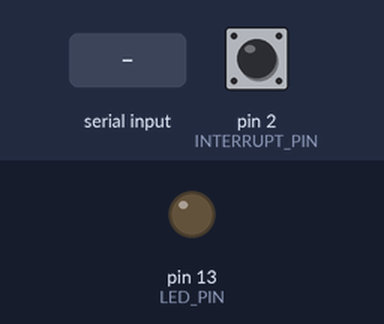
Simulated run of this sketch. Board: Arduino Uno, built with avr-gcc and run on an emulated ATmega328P. Shown: output pins drawn as LEDs (lit = HIGH). Inputs (shaded band) come from the test bench; at power-on: pin 2 (INTERRUPT_PIN) LOW. The sensor or clock chip raises its interrupt line as the real part does; what the sketch prints to the serial monitor is not drawn.

Above: at 0.9 s.
1.0 s: "1\n" received over Serial
At 2.7 s:
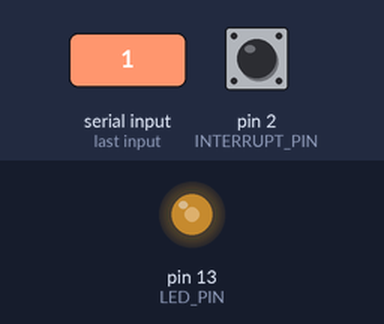
3.0 s: pin 2 (INTERRUPT_PIN) pulled HIGH for 0.15 s
At 4.2 s:
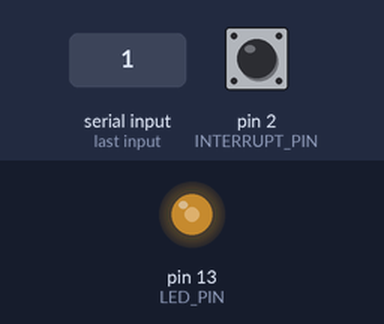
4.6 s: pin 2 (INTERRUPT_PIN) pulled HIGH for 1 s
At 5.6 s:
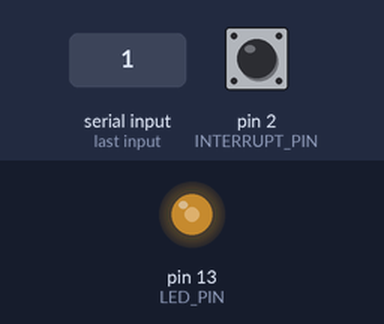
Timing chart, 0 to 7.6 s (numbered marks = the images above; inputs shaded):
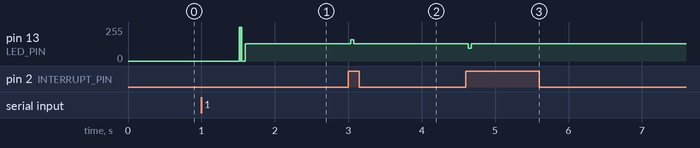

The sketch:

GyroKod.ino
```cpp
#include "I2Cdev.h"

#include "MPU6050_6Axis_MotionApps20.h"
//#include "MPU6050.h" //

// Arduino Wire library is required if I2Cdev I2CDEV_ARDUINO_WIRE implementation
// is used in I2Cdev.h
#if I2CDEV_IMPLEMENTATION == I2CDEV_ARDUINO_WIRE
    #include "Wire.h"
#endif

// class default I2C address is 0x68

//Object declaration for mpu-6050
MPU6050 mpu;


/*
   NOTE: In addition to connection 5v, GND, SDA, and SCL, this sketch
   depends on the MPU-6050's INT pin being connected to the Arduino's
   external interrupt #2 digital pin */


// uncomment "OUTPUT_TEAPOT" if you want output that matches the
// format used for the Processing
#define OUTPUT_TEAPOT


#define INTERRUPT_PIN 2  // use pin 2 on Arduino Uno
#define LED_PIN 13
bool blinkState = false;

// MPU control/status vars
bool dmpReady = false;  // set true if DMP init was successful
uint8_t mpuIntStatus;   // holds actual interrupt status byte from MPU
uint8_t devStatus;      // return status after each device operation (0 = success, !0 = error)
uint16_t packetSize;    // expected DMP packet size (default is 42 bytes)
uint16_t fifoCount;     // count of all bytes currently in FIFO
uint8_t fifoBuffer[64]; // FIFO storage buffer

// orientation/motion vars
Quaternion q;           // [w, x, y, z]         quaternion container
VectorInt16 aa;         // [x, y, z]            accel sensor measurements
VectorInt16 aaReal;     // [x, y, z]            gravity-free accel sensor measurements
VectorInt16 aaWorld;    // [x, y, z]            world-frame accel sensor measurements
VectorFloat gravity;    // [x, y, z]            gravity vector
float euler[3];         // [psi, theta, phi]    Euler angle container
float ypr[3];           // [yaw, pitch, roll]   yaw/pitch/roll container and gravity vector

// packet structure for InvenSense teapot demo
uint8_t teapotPacket[14] = { '$', 0x02, 0,0, 0,0, 0,0, 0,0, 0x00, 0x00, '\r', '\n' };


// INTERRUPT DETECTION ROUTINE
volatile bool mpuInterrupt = false;     // indicates whether MPU interrupt pin has gone high
void dmpDataReady() {
    mpuInterrupt = true;
}


void setup() {
    // join to I2C bus
    #if I2CDEV_IMPLEMENTATION == I2CDEV_ARDUINO_WIRE
        Wire.begin();
        Wire.setClock(400000); // 400kHz I2C clock.
    #elif I2CDEV_IMPLEMENTATION == I2CDEV_BUILTIN_FASTWIRE
        Fastwire::setup(400, true);
    #endif

    // initialize serial communication
    Serial.begin(115200);
    while (!Serial);// wait for setting up the serial port

    // initialize device
    Serial.println(F("Initializing I2C devices..."));
    mpu.initialize();
    pinMode(INTERRUPT_PIN, INPUT);

    // verify connection
    Serial.println(F("Testing device connections..."));
    Serial.println(mpu.testConnection() ? F("MPU6050 connection successful") : F("MPU6050 connection failed"));

    // wait for ready
    Serial.println(F("\nSend any character to begin DMP programming and demo: "));
    while (Serial.available() && Serial.read()); // empty buffer
    while (!Serial.available());                 // wait for data
    while (Serial.available() && Serial.read()); // empty buffer again

    // load and configure the DMP
    Serial.println(F("Initializing DMP..."));
    devStatus = mpu.dmpInitialize();

    // gyro offset for sensivity
    mpu.setXGyroOffset(220);
    mpu.setYGyroOffset(76);
    mpu.setZGyroOffset(-85);
    mpu.setZAccelOffset(1788);

    // make sure it worked (returns 0 if so)
    if (devStatus == 0) {
        // turn on the DMP, now that it's ready
        Serial.println(F("Enabling DMP..."));
        mpu.setDMPEnabled(true);

        // Interrupt configuration for the Mpu-6050
        Serial.println(F("Enabling interrupt detection (Arduino external interrupt 0)..."));
        attachInterrupt(digitalPinToInterrupt(INTERRUPT_PIN), dmpDataReady, RISING);
        mpuIntStatus = mpu.getIntStatus();

        // set our DMP Ready flag so the main loop() function knows it's okay to use it
        Serial.println(F("DMP ready! Waiting for first interrupt..."));
        dmpReady = true;

        // get expected DMP packet size for later comparison
        packetSize = mpu.dmpGetFIFOPacketSize();
    } else {
        // ERROR!
        // 1 = initial memory load failed
        // 2 = DMP configuration updates failed
        // (if it's going to break, usually the code will be 1)
        Serial.print(F("DMP Initialization failed (code "));
        Serial.print(devStatus);
        Serial.println(F(")"));
    }

    // configure LED for output
    pinMode(LED_PIN, OUTPUT);
}

void loop() {
    // if programming failed, don't try to do anything
    if (!dmpReady) return;

    // wait for MPU interrupt or extra packet(s) available
    while (!mpuInterrupt && fifoCount < packetSize) {

    }

    // reset interrupt flag and get INT_STATUS byte
    mpuInterrupt = false;
    mpuIntStatus = mpu.getIntStatus();

    // get current FIFO count
    fifoCount = mpu.getFIFOCount();

    // check for overflow
    if ((mpuIntStatus & 0x10) || fifoCount == 1024) {
        // reset so we can continue cleanly
        mpu.resetFIFO();
        Serial.println(F("FIFO overflow!"));

    // otherwise, check for DMP data ready interrupt
    } else if (mpuIntStatus & 0x02) {
        // wait for correct available data length, should be a VERY short wait
        while (fifoCount < packetSize) fifoCount = mpu.getFIFOCount();

        // read a packet from FIFO
        mpu.getFIFOBytes(fifoBuffer, packetSize);

        // track FIFO count here in case there is > 1 packet available
        // (this lets us immediately read more without waiting for an interrupt)
        fifoCount -= packetSize;


        #ifdef OUTPUT_READABLE_YAWPITCHROLL
            // display Euler angles in degrees
            mpu.dmpGetQuaternion(&q, fifoBuffer);
            mpu.dmpGetGravity(&gravity, &q);
            mpu.dmpGetYawPitchRoll(ypr, &q, &gravity);
            Serial.print("ypr\t");
            Serial.print(ypr[0] * 180/M_PI);
            Serial.print("\t");
            Serial.print(ypr[1] * 180/M_PI);
            Serial.print("\t");
            Serial.println(ypr[2] * 180/M_PI);
        #endif


        #ifdef OUTPUT_TEAPOT
            // display quaternion values in Processing Teapot format:
            teapotPacket[2] = fifoBuffer[0];
            teapotPacket[3] = fifoBuffer[1];
            teapotPacket[4] = fifoBuffer[4];
            teapotPacket[5] = fifoBuffer[5];
            teapotPacket[6] = fifoBuffer[8];
            teapotPacket[7] = fifoBuffer[9];
            teapotPacket[8] = fifoBuffer[12];
            teapotPacket[9] = fifoBuffer[13];
            Serial.write(teapotPacket, 14);
            teapotPacket[11]++; // packetCount
        #endif

        // blink LED to indicate activity
        blinkState = !blinkState;
        digitalWrite(LED_PIN, blinkState);
    }
}
```

Measured:
- after the input at 1.0 s, pin 13 (LED_PIN): 0/255 → 128/255 after 0.52 s
- after the input at 3.0 s, pin 13 (LED_PIN): 128/255 → 161/255 at once, → 128/255 0.04 s later
- after the input at 4.6 s, pin 13 (LED_PIN): 128/255 → 94/255 at once, → 128/255 0.04 s later
